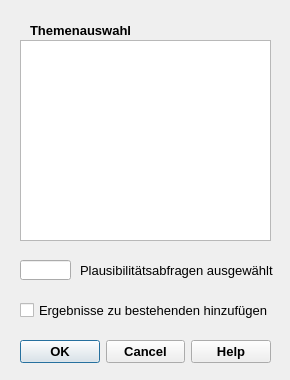
<?xml version="1.0" encoding="UTF-8"?>
<ui version="4.0">
 <class>ConnectDialogBase</class>
 <widget class="QDialog" name="ConnectDialogBase">
  <property name="geometry">
   <rect>
    <x>0</x>
    <y>0</y>
    <width>290</width>
    <height>380</height>
   </rect>
  </property>
  <property name="minimumSize">
   <size>
    <width>290</width>
    <height>380</height>
   </size>
  </property>
  <property name="font">
   <font>
    <family>Tahoma</family>
    <pointsize>10</pointsize>
    <weight>75</weight>
    <bold>true</bold>
   </font>
  </property>
  <property name="windowTitle">
   <string>Plausibilitätsprüfungen</string>
  </property>
  <widget class="QDialogButtonBox" name="buttonBox">
   <property name="geometry">
    <rect>
     <x>20</x>
     <y>340</y>
     <width>251</width>
     <height>23</height>
    </rect>
   </property>
   <property name="font">
    <font>
     <family>Tahoma</family>
     <pointsize>10</pointsize>
     <weight>75</weight>
     <bold>true</bold>
    </font>
   </property>
   <property name="toolTip">
    <string>&lt;html&gt;&lt;head/&gt;&lt;body&gt;&lt;p&gt;Ausführen aller Plausibilitätsabfragen zum ausgewählten Thema&lt;/p&gt;&lt;/body&gt;&lt;/html&gt;</string>
   </property>
   <property name="standardButtons">
    <set>QDialogButtonBox::Cancel|QDialogButtonBox::Help|QDialogButtonBox::Ok</set>
   </property>
   <property name="centerButtons">
    <bool>true</bool>
   </property>
  </widget>
  <widget class="QLabel" name="label">
   <property name="geometry">
    <rect>
     <x>30</x>
     <y>20</y>
     <width>161</width>
     <height>20</height>
    </rect>
   </property>
   <property name="font">
    <font>
     <family>Tahoma</family>
     <pointsize>10</pointsize>
     <weight>75</weight>
     <bold>true</bold>
    </font>
   </property>
   <property name="text">
    <string>Themenauswahl</string>
   </property>
  </widget>
  <widget class="QListWidget" name="lw_themen">
   <property name="geometry">
    <rect>
     <x>20</x>
     <y>40</y>
     <width>251</width>
     <height>201</height>
    </rect>
   </property>
   <property name="font">
    <font>
     <family>Tahoma</family>
     <pointsize>10</pointsize>
     <weight>50</weight>
     <bold>false</bold>
    </font>
   </property>
   <property name="toolTip">
    <string extracomment="Auswahl des Themas für die Plausibilitätsabfragen. Ergebnisse siehe Layer &quot;Fehlerliste&quot;"/>
   </property>
   <property name="statusTip">
    <string extracomment="Auswahl der zu bearbeitenden Teilgebiete. Alle auswählen mit [Strg]+A">Auswahl der Plausibilitätsabfragen</string>
   </property>
   <property name="tabKeyNavigation">
    <bool>true</bool>
   </property>
   <property name="selectionMode">
    <enum>QAbstractItemView::MultiSelection</enum>
   </property>
  </widget>
  <widget class="QLineEdit" name="le_anzahl">
   <property name="geometry">
    <rect>
     <x>20</x>
     <y>260</y>
     <width>51</width>
     <height>20</height>
    </rect>
   </property>
   <property name="toolTip">
    <string>&lt;html&gt;&lt;head/&gt;&lt;body&gt;&lt;p&gt;Anzahl auszuführender Plausibilitätsabfragen&lt;/p&gt;&lt;/body&gt;&lt;/html&gt;</string>
   </property>
   <property name="statusTip">
    <string>Anzahl auszuführender Plausibilitätsabfragen</string>
   </property>
  </widget>
  <widget class="QLabel" name="label_2">
   <property name="geometry">
    <rect>
     <x>80</x>
     <y>260</y>
     <width>201</width>
     <height>20</height>
    </rect>
   </property>
   <property name="font">
    <font>
     <family>Tahoma</family>
     <pointsize>10</pointsize>
     <weight>50</weight>
     <bold>false</bold>
    </font>
   </property>
   <property name="text">
    <string>Plausibilitätsabfragen ausgewählt</string>
   </property>
  </widget>
  <widget class="QCheckBox" name="cb_keepdata">
   <property name="geometry">
    <rect>
     <x>20</x>
     <y>300</y>
     <width>261</width>
     <height>21</height>
    </rect>
   </property>
   <property name="font">
    <font>
     <family>Tahoma</family>
     <pointsize>10</pointsize>
     <weight>50</weight>
     <bold>false</bold>
    </font>
   </property>
   <property name="toolTip">
    <string>&lt;html&gt;&lt;head/&gt;&lt;body&gt;&lt;p&gt;Bereits aufgelistete Ergebnisse erhalten und neue hinzufügen&lt;/p&gt;&lt;/body&gt;&lt;/html&gt;</string>
   </property>
   <property name="statusTip">
    <string>bisherige Ergebnisse ergänzen</string>
   </property>
   <property name="text">
    <string>Ergebnisse zu bestehenden hinzufügen</string>
   </property>
  </widget>
 </widget>
 <resources/>
 <connections>
  <connection>
   <sender>buttonBox</sender>
   <signal>accepted()</signal>
   <receiver>ConnectDialogBase</receiver>
   <slot>accept()</slot>
   <hints>
    <hint type="sourcelabel">
     <x>165</x>
     <y>331</y>
    </hint>
    <hint type="destinationlabel">
     <x>164</x>
     <y>186</y>
    </hint>
   </hints>
  </connection>
  <connection>
   <sender>buttonBox</sender>
   <signal>rejected()</signal>
   <receiver>ConnectDialogBase</receiver>
   <slot>reject()</slot>
   <hints>
    <hint type="sourcelabel">
     <x>165</x>
     <y>331</y>
    </hint>
    <hint type="destinationlabel">
     <x>164</x>
     <y>186</y>
    </hint>
   </hints>
  </connection>
 </connections>
</ui>
